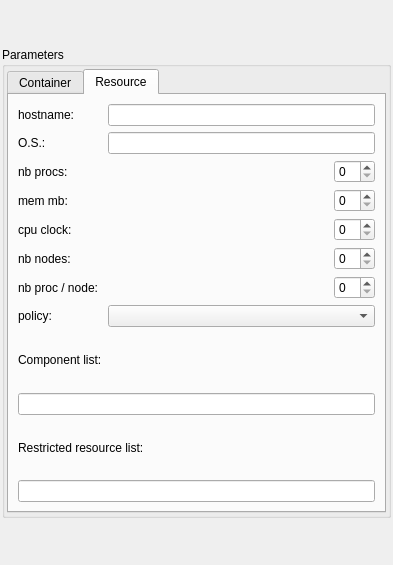
<?xml version="1.0" encoding="UTF-8"?>
<ui version="4.0">
 <class>fm_advparamcontainer</class>
 <widget class="QWidget" name="fm_advparamcontainer">
  <property name="geometry">
   <rect>
    <x>0</x>
    <y>0</y>
    <width>393</width>
    <height>565</height>
   </rect>
  </property>
  <property name="windowTitle">
   <string>Form</string>
  </property>
  <layout class="QGridLayout" name="gridLayout_1">
   <property name="margin">
    <number>2</number>
   </property>
   <item row="0" column="0">
    <widget class="QGroupBox" name="gb_basic">
     <property name="sizePolicy">
      <sizepolicy hsizetype="Preferred" vsizetype="Fixed">
       <horstretch>0</horstretch>
       <verstretch>0</verstretch>
      </sizepolicy>
     </property>
     <property name="title">
      <string>Parameters</string>
     </property>
     <layout class="QGridLayout" name="gridLayout_2">
      <property name="margin">
       <number>2</number>
      </property>
      <item row="0" column="0" colspan="2">
       <widget class="QTabWidget" name="tw_advance">
        <property name="currentIndex">
         <number>1</number>
        </property>
        <widget class="QWidget" name="tab">
         <attribute name="title">
          <string>Container</string>
         </attribute>
         <layout class="QGridLayout" name="gridLayout_3">
          <item row="0" column="0" colspan="2">
           <widget class="QLabel" name="label_3">
            <property name="text">
             <string>container name:</string>
            </property>
           </widget>
          </item>
          <item row="0" column="2">
           <widget class="QLineEdit" name="le_contname">
            <property name="toolTip">
             <string>name of the container when instanciated at runtime</string>
            </property>
           </widget>
          </item>
          <item row="1" column="0">
           <widget class="QLabel" name="label_9">
            <property name="text">
             <string>mode:</string>
            </property>
           </widget>
          </item>
          <item row="2" column="0" colspan="2">
           <widget class="QLabel" name="label_12">
            <property name="text">
             <string>working dir:</string>
            </property>
           </widget>
          </item>
          <item row="2" column="2">
           <widget class="QLineEdit" name="le_workdir"/>
          </item>
          <item row="3" column="0" colspan="3">
            <widget class="QCheckBox" name="ch_pycache">
              <property name="text">
              <string>Use python cache</string>
              </property>
            </widget>
          </item>
          <item row="4" column="0" colspan="3">
           <widget class="QGroupBox" name="groupBox_2">
            <property name="title">
             <string>Parallel parameters</string>
            </property>
            <layout class="QGridLayout" name="gridLayout_4">
             <item row="0" column="0">
              <widget class="QLabel" name="label_16">
               <property name="text">
                <string>nb procs:</string>
               </property>
              </widget>
             </item>
             <item row="0" column="3">
              <widget class="QSpinBox" name="sb_nbprocpar">
               <property name="sizePolicy">
                <sizepolicy hsizetype="Fixed" vsizetype="Fixed">
                 <horstretch>0</horstretch>
                 <verstretch>0</verstretch>
                </sizepolicy>
               </property>
              </widget>
             </item>
             <item row="1" column="0" colspan="4">
              <widget class="QCheckBox" name="ch_mpi">
               <property name="sizePolicy">
                <sizepolicy hsizetype="Minimum" vsizetype="Fixed">
                 <horstretch>0</horstretch>
                 <verstretch>0</verstretch>
                </sizepolicy>
               </property>
               <property name="layoutDirection">
                <enum>Qt::RightToLeft</enum>
               </property>
               <property name="autoFillBackground">
                <bool>false</bool>
               </property>
               <property name="text">
                <string>MPI container</string>
               </property>
              </widget>
             </item>
             <item row="2" column="0" colspan="2">
              <widget class="QLabel" name="label_17">
               <property name="text">
                <string>PaCO++ lib:</string>
               </property>
              </widget>
             </item>
             <item row="2" column="2" colspan="2">
              <widget class="QComboBox" name="cb_parallel">
               <property name="editable">
                <bool>false</bool>
               </property>
              </widget>
             </item>
             <item row="0" column="2">
              <spacer name="horizontalSpacer">
               <property name="orientation">
                <enum>Qt::Horizontal</enum>
               </property>
               <property name="sizeHint" stdset="0">
                <size>
                 <width>50</width>
                 <height>20</height>
                </size>
               </property>
              </spacer>
             </item>
            </layout>
           </widget>
          </item>
          <item row="5" column="1">
           <spacer name="verticalSpacer">
            <property name="orientation">
             <enum>Qt::Vertical</enum>
            </property>
            <property name="sizeHint" stdset="0">
             <size>
              <width>20</width>
              <height>168</height>
             </size>
            </property>
           </spacer>
          </item>
          <item row="1" column="2">
           <widget class="QLineEdit" name="cb_mode">
            <property name="readOnly">
             <bool>true</bool>
            </property>
           </widget>
          </item>
         </layout>
        </widget>
        <widget class="QWidget" name="tab_2">
         <attribute name="title">
          <string>Resource</string>
         </attribute>
         <layout class="QGridLayout" name="gridLayout_5">
          <item row="0" column="0">
           <widget class="QLabel" name="label_19">
            <property name="text">
             <string>hostname:</string>
            </property>
           </widget>
          </item>
          <item row="0" column="1" colspan="2">
           <widget class="QLineEdit" name="le_hostname"/>
          </item>
          <item row="1" column="0">
           <widget class="QLabel" name="label_13">
            <property name="text">
             <string>O.S.:</string>
            </property>
           </widget>
          </item>
          <item row="1" column="1" colspan="2">
           <widget class="QLineEdit" name="le_os"/>
          </item>
          <item row="2" column="0">
           <widget class="QLabel" name="label_20">
            <property name="text">
             <string>nb procs:</string>
            </property>
           </widget>
          </item>
          <item row="2" column="1">
           <spacer name="horizontalSpacer_2">
            <property name="orientation">
             <enum>Qt::Horizontal</enum>
            </property>
            <property name="sizeHint" stdset="0">
             <size>
              <width>20</width>
              <height>20</height>
             </size>
            </property>
           </spacer>
          </item>
          <item row="2" column="2">
           <widget class="QSpinBox" name="sb_nbproc">
            <property name="sizePolicy">
             <sizepolicy hsizetype="Fixed" vsizetype="Fixed">
              <horstretch>0</horstretch>
              <verstretch>0</verstretch>
             </sizepolicy>
            </property>
           </widget>
          </item>
          <item row="3" column="0">
           <widget class="QLabel" name="label_5">
            <property name="text">
             <string>mem mb:</string>
            </property>
           </widget>
          </item>
          <item row="3" column="1">
           <spacer name="horizontalSpacer_3">
            <property name="orientation">
             <enum>Qt::Horizontal</enum>
            </property>
            <property name="sizeHint" stdset="0">
             <size>
              <width>20</width>
              <height>20</height>
             </size>
            </property>
           </spacer>
          </item>
          <item row="3" column="2">
           <widget class="QSpinBox" name="sb_mem">
            <property name="sizePolicy">
             <sizepolicy hsizetype="Fixed" vsizetype="Fixed">
              <horstretch>0</horstretch>
              <verstretch>0</verstretch>
             </sizepolicy>
            </property>
            <property name="toolTip">
             <string>required memory (megaBytes)</string>
            </property>
           </widget>
          </item>
          <item row="4" column="0">
           <widget class="QLabel" name="label_6">
            <property name="text">
             <string>cpu clock:</string>
            </property>
           </widget>
          </item>
          <item row="4" column="1">
           <spacer name="horizontalSpacer_4">
            <property name="orientation">
             <enum>Qt::Horizontal</enum>
            </property>
            <property name="sizeHint" stdset="0">
             <size>
              <width>20</width>
              <height>20</height>
             </size>
            </property>
           </spacer>
          </item>
          <item row="4" column="2">
           <widget class="QSpinBox" name="sb_cpu">
            <property name="sizePolicy">
             <sizepolicy hsizetype="Fixed" vsizetype="Fixed">
              <horstretch>0</horstretch>
              <verstretch>0</verstretch>
             </sizepolicy>
            </property>
            <property name="toolTip">
             <string>required cpu clock frequency (MHz)</string>
            </property>
           </widget>
          </item>
          <item row="5" column="0">
           <widget class="QLabel" name="label_8">
            <property name="text">
             <string>nb nodes:</string>
            </property>
           </widget>
          </item>
          <item row="5" column="1">
           <spacer name="horizontalSpacer_5">
            <property name="orientation">
             <enum>Qt::Horizontal</enum>
            </property>
            <property name="sizeHint" stdset="0">
             <size>
              <width>20</width>
              <height>20</height>
             </size>
            </property>
           </spacer>
          </item>
          <item row="5" column="2">
           <widget class="QSpinBox" name="sb_nbNodes">
            <property name="sizePolicy">
             <sizepolicy hsizetype="Fixed" vsizetype="Fixed">
              <horstretch>0</horstretch>
              <verstretch>0</verstretch>
             </sizepolicy>
            </property>
           </widget>
          </item>
          <item row="6" column="0">
           <widget class="QLabel" name="label_7">
            <property name="text">
             <string>nb proc / node:</string>
            </property>
           </widget>
          </item>
          <item row="6" column="1">
           <spacer name="horizontalSpacer_6">
            <property name="orientation">
             <enum>Qt::Horizontal</enum>
            </property>
            <property name="sizeHint" stdset="0">
             <size>
              <width>20</width>
              <height>20</height>
             </size>
            </property>
           </spacer>
          </item>
          <item row="6" column="2">
           <widget class="QSpinBox" name="sb_procNode">
            <property name="sizePolicy">
             <sizepolicy hsizetype="Fixed" vsizetype="Fixed">
              <horstretch>0</horstretch>
              <verstretch>0</verstretch>
             </sizepolicy>
            </property>
           </widget>
          </item>
          <item row="7" column="0">
           <widget class="QLabel" name="label_14">
            <property name="text">
             <string>policy:</string>
            </property>
           </widget>
          </item>
          <item row="8" column="0">
           <widget class="QLabel" name="label_10">
            <property name="sizePolicy">
             <sizepolicy hsizetype="Preferred" vsizetype="Preferred">
              <horstretch>0</horstretch>
              <verstretch>0</verstretch>
             </sizepolicy>
            </property>
            <property name="text">
             <string>Component list:</string>
            </property>
           </widget>
          </item>
          <item row="9" column="0" colspan="3">
           <widget class="QLineEdit" name="le_compolist">
            <property name="toolTip">
             <string>example: GEOM, SMESH</string>
            </property>
           </widget>
          </item>
          <item row="10" column="0" colspan="2">
           <widget class="QLabel" name="label_21">
            <property name="sizePolicy">
             <sizepolicy hsizetype="MinimumExpanding" vsizetype="Preferred">
              <horstretch>0</horstretch>
              <verstretch>0</verstretch>
             </sizepolicy>
            </property>
            <property name="text">
             <string>Restricted resource list:</string>
            </property>
           </widget>
          </item>
          <item row="11" column="0" colspan="3">
           <widget class="QLineEdit" name="le_resourceList">
            <property name="toolTip">
             <string>example: machine1, machine2</string>
            </property>
           </widget>
          </item>
          <item row="7" column="1" colspan="2">
           <widget class="QComboBox" name="cb_policy">
            <property name="editable">
             <bool>false</bool>
            </property>
            <property name="maxVisibleItems">
             <number>3</number>
            </property>
           </widget>
          </item>
         </layout>
        </widget>
       </widget>
      </item>
     </layout>
    </widget>
   </item>
  </layout>
 </widget>
 <resources/>
 <connections/>
</ui>
